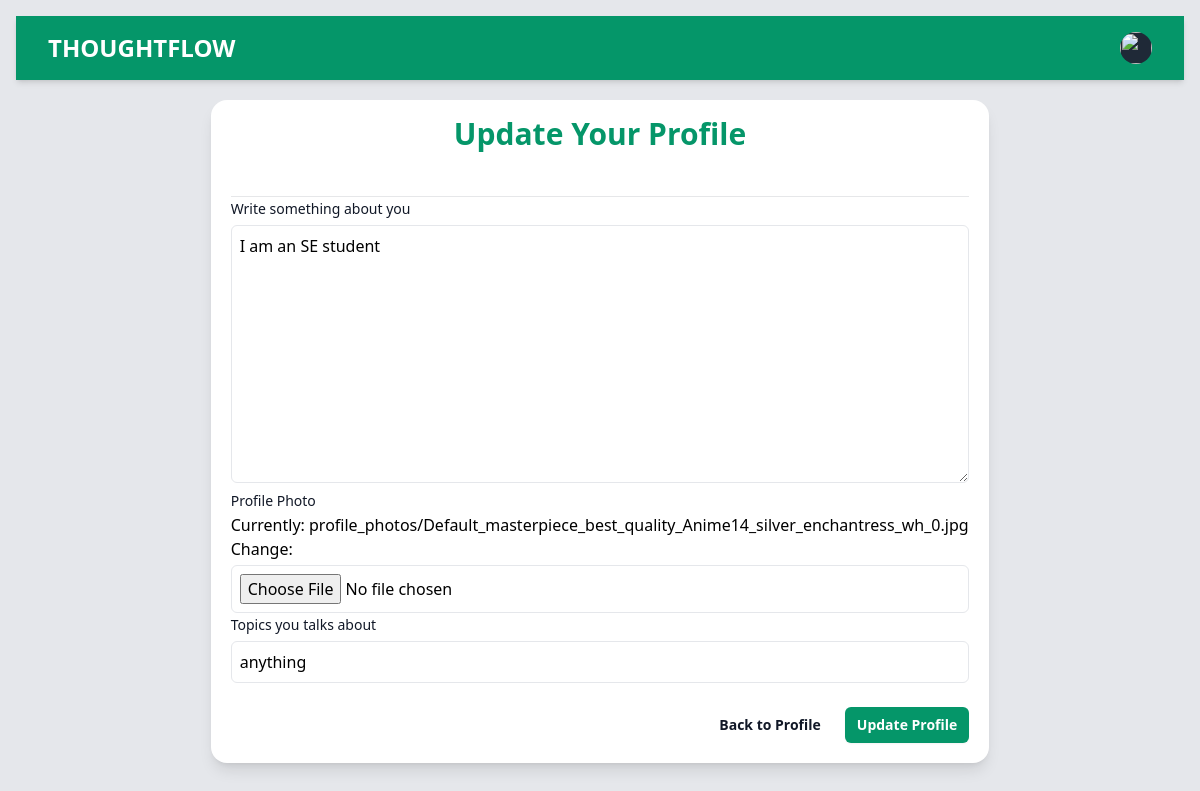
Before: /auth/update_profile/manal/1/ (signed in) with the older database file.
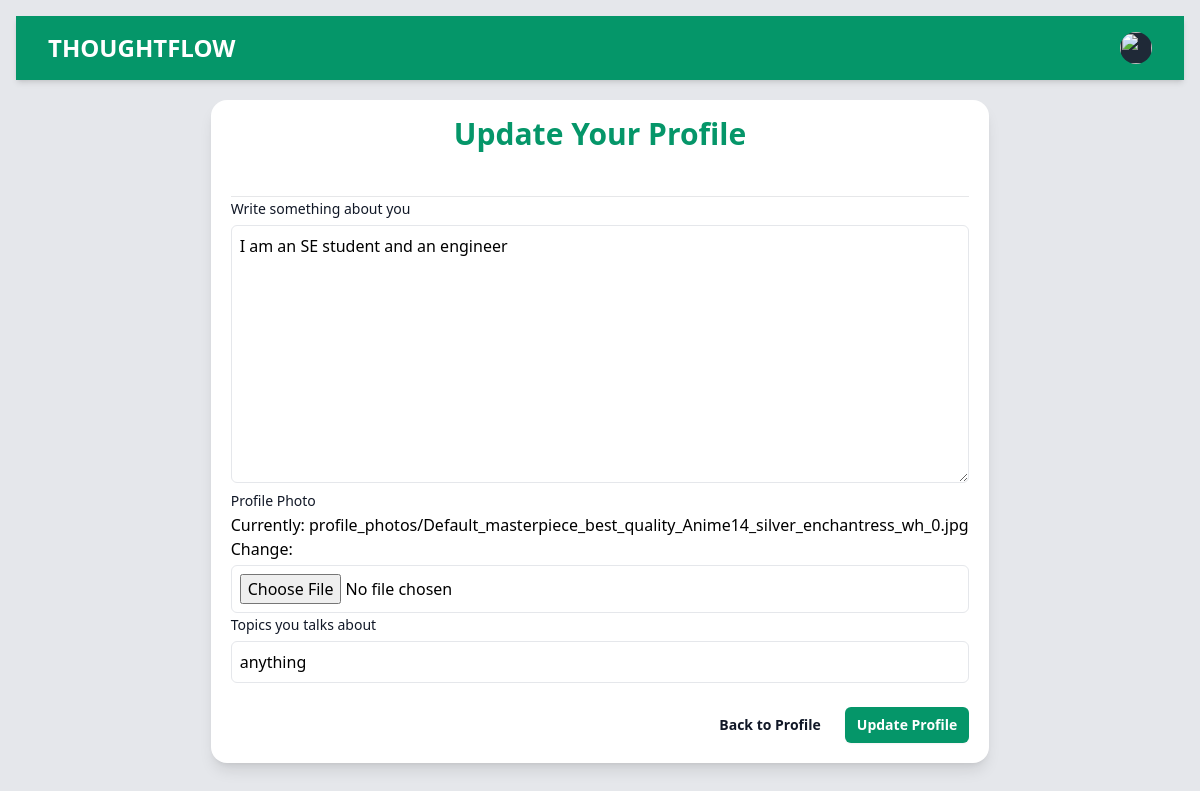
After: the same page with the newer database file.
### profiles/models.py (models this page shows, shortened)
class Userprofile(models.Model):
    person = models.OneToOneField(User, on_delete=models.CASCADE, related_name='user_profile')
    about = models.TextField()
    talks_about = models.CharField(max_length=250, default='anything')
    avatar = models.ImageField(upload_to='profile_photos', default='user.jpg')

### profiles/views.py (the view)
# urls.py: path('update_profile/<str:username>/<str:id>/', views.update_profile,
@login_required(login_url='login')
def update_profile(request, username, id):
    user = User.objects.get(username=username, id=id)
    profile = Userprofile.objects.get(person=user)
    if request.method == 'POST':
        form = UserPForm(request.POST, instance=profile)
        if form.is_valid():
            form.save()
            return redirect('profile', username=user.username, id=user.id)
    else:
        form = UserPForm(instance=profile)
    return render(request, 'update_profile.html',{
        'form' : form,
        'profile' : profile,
    })

### profiles/forms.py
class UserPForm(ModelForm):
    def __init__(self, *args, **kwargs):
        super(ModelForm, self).__init__(*args, **kwargs)
        self.fields['about'].widget.attrs.update(
            {'class': 'mt-1 p-2 border w-full rounded-md focus:outline-none focus:ring-emeral-400 focus:border-emerald-300' }
        )
        self.fields['avatar'].widget.attrs.update(
            {'class': 'mt-1 p-2 border w-full rounded-md focus:outline-none focus:ring-emeral-400 focus:border-emerald-300' }
        )
        self.fields['talks_about'].widget.attrs.update(
            {'class': 'mt-1 p-2 border w-full rounded-md focus:outline-none focus:ring-emeral-400 focus:border-emerald-300' }
        )
    class Meta:
        model = Userprofile
        fields = ['about', 'avatar', 'talks_about']
        labels = {
            'about': ('Write something about you'),
            'avatar': ('Profile Photo'),
            'talks_about': ('Topics you talks about')
        }

### profiles/templates/update_profile.html (shortened to what this page needs)
{% load static %}
<!DOCTYPE html>
<html lang="en">
  <head>
    <link rel="stylesheet" href="{% static 'style.css' %}" />
  </head>
  <body class="p-4 bg-gray-200">
    <nav class="bg-emerald-600 shadow-md">
      <div class="mx-auto max-w-7xl px-4 sm:px-6 lg:px-8">
        <div class="flex h-16 items-center justify-between">
          <div class="flex items-center">
            <div class="flex-shrink-0">
              <a class="text-2xl font-bold text-white" href="">THOUGHTFLOW</a>
            </div>
          </div>
          <div class="hidden md:block">
            <div class="ml-4 flex items-center md:ml-6">
              <div class="relative ml-3">
                <div>
                  <button
                    type="button"
                    class="relative flex max-w-xs items-center rounded-full bg-gray-800 text-sm focus:outline-none focus:ring-2 focus:ring-white focus:ring-offset-2 focus:ring-offset-gray-800"
                    id="user-menu-button"
                    aria-expanded="false"
                    aria-haspopup="true"
                  >
                    <span class="absolute -inset-1.5"></span>
                    <img
                      class="h-8 w-8 rounded-full"
                      src="https://images.unsplash.com/photo-1472099645785-5658abf4ff4e?ixlib=rb-1.2.1&ixid=eyJhcHBfaWQiOjEyMDd9&auto=format&fit=facearea&facepad=2&w=256&h=256&q=80"
                      alt=""
                    />
                  </button>
                </div>
              </div>
            </div>
          </div>
        </div>
      </div>
    </nav>
    <form
      class="w-full md:w-4/6 mt-5 mx-auto shadow-lg bg-white p-5 rounded-2xl"
      method="post"
      enctype="multipart/form-data"
    >
      <div class="space-y-12">
        <div class="border-b border-gray-900/10 pb-12">
          <h2
            class="text-3xl text-center font-semibold leading-7 text-emerald-600"
          >
            Update Your Profile
          </h2>
        </div>
      </div>
      {% for field in form %}
      <label
        for="{{ field.label }}"
        class="block text-sm font-medium leading-6 text-gray-900"
        >{{ field.label }}</label
      >
      {{ field }}
      {% endfor %}
      <div class="mt-6 flex items-center justify-end gap-x-6">
        <a
          href="{{ request.META.HTTP_REFERER }}"
          class="text-sm font-semibold leading-6 text-gray-900"
        >
          Back to Profile
        </a>
        <button
          type="submit"
          class="rounded-md bg-emerald-600 px-3 py-2 text-sm font-semibold text-white shadow-sm hover:bg-emerald-500 focus-visible:outline focus-visible:outline-2 focus-visible:outline-offset-2 focus-visible:outline-indigo-600"
        >
          Update Profile
        </button>
      </div>
    </form>
  </body>
</html>

Changed rows visible on the page:
changed Userprofile "anything": about "I am an SE student" → "I am an SE student and an engineer"
